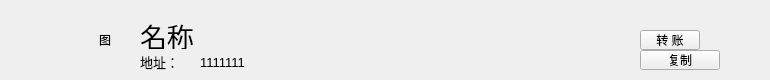
<?xml version="1.0" encoding="UTF-8"?>
<ui version="4.0">
 <class>ContactInfoTitleWidget</class>
 <widget class="QWidget" name="ContactInfoTitleWidget">
  <property name="geometry">
   <rect>
    <x>0</x>
    <y>0</y>
    <width>770</width>
    <height>80</height>
   </rect>
  </property>
  <property name="font">
   <font>
    <family>Microsoft JhengHei UI</family>
   </font>
  </property>
  <property name="windowTitle">
   <string>Form</string>
  </property>
  <widget class="QLabel" name="label_pic">
   <property name="geometry">
    <rect>
     <x>80</x>
     <y>15</y>
     <width>50</width>
     <height>50</height>
    </rect>
   </property>
   <property name="text">
    <string>图</string>
   </property>
   <property name="alignment">
    <set>Qt::AlignCenter</set>
   </property>
  </widget>
  <widget class="QLabel" name="label_addressTitle">
   <property name="geometry">
    <rect>
     <x>140</x>
     <y>52</y>
     <width>60</width>
     <height>19</height>
    </rect>
   </property>
   <property name="font">
    <font>
     <pointsize>10</pointsize>
    </font>
   </property>
   <property name="text">
    <string>地址：</string>
   </property>
  </widget>
  <widget class="QLabel" name="label_address">
   <property name="geometry">
    <rect>
     <x>200</x>
     <y>54</y>
     <width>331</width>
     <height>16</height>
    </rect>
   </property>
   <property name="font">
    <font>
     <pointsize>10</pointsize>
    </font>
   </property>
   <property name="text">
    <string>1111111</string>
   </property>
  </widget>
  <widget class="QPushButton" name="pushButton_copy">
   <property name="geometry">
    <rect>
     <x>640</x>
     <y>50</y>
     <width>80</width>
     <height>20</height>
    </rect>
   </property>
   <property name="text">
    <string>复制</string>
   </property>
  </widget>
  <widget class="QPushButton" name="pushButton_transfer">
   <property name="geometry">
    <rect>
     <x>640</x>
     <y>30</y>
     <width>60</width>
     <height>20</height>
    </rect>
   </property>
   <property name="font">
    <font>
     <family>Microsoft JhengHei UI</family>
    </font>
   </property>
   <property name="text">
    <string>转 账</string>
   </property>
  </widget>
  <widget class="QLabel" name="label_name">
   <property name="geometry">
    <rect>
     <x>140</x>
     <y>22</y>
     <width>311</width>
     <height>27</height>
    </rect>
   </property>
   <property name="font">
    <font>
     <pointsize>20</pointsize>
    </font>
   </property>
   <property name="text">
    <string>名称</string>
   </property>
  </widget>
 </widget>
 <resources/>
 <connections/>
</ui>
